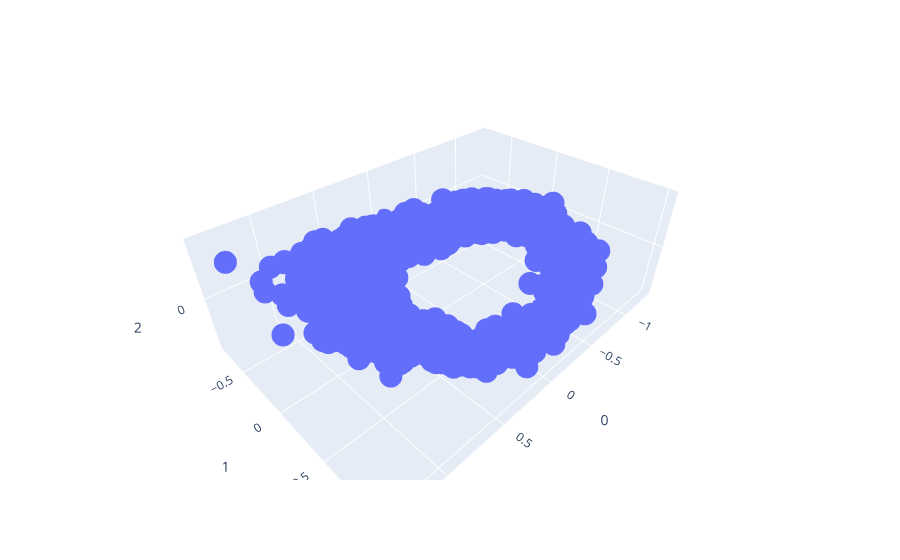

Notebook code cell kept with this figure:
### Code cell
# PCA projection of the activity of the grid cells in 3D

pca3D = PCA(n_components=3)
pca3D.fit(activity.T)

embedding = pca3D.transform(activity.T)

print(embedding.shape)

# from mpl_toolkits.mplot3d import Axes3D

# fig = plt.figure()
# ax = fig.add_subplot(111, projection='3d')

# ax.scatter(embedding[:, 0], embedding[:, 1], embedding[:, 2], s=10)
# ax.set_aspect('equal', 'datalim')
# plt.title('PCA projection of the activity of the grid cells', fontsize=12)

# plt.show()

# Make interactive 3D plot for notebook
import plotly.express as px
fig = px.scatter_3d(embedding, x=0, y=1, z=2)
fig.show()

### Figure 1 — Plotly figure (JSON) as saved in the notebook; plotly's stock layout.template omitted (floating-point values rounded to 4 significant figures; data arrays with more than 128 entries replaced by an {"elided": "..."} marker saying what was removed)
{"data": [{"hovertemplate": "0=%{x}<br>1=%{y}<br>2=%{z}<extra></extra>", "legendgroup": "", "marker": {"color": "#636efa", "symbol": "circle"}, "mode": "markers", "name": "", "scene": "scene", "showlegend": false, "type": "scatter3d", "x": {"elided": "2000 float values"}, "y": {"elided": "2000 float values"}, "z": {"elided": "2000 float values"}}], "layout": {"legend": {"tracegroupgap": 0}, "margin": {"t": 60}, "scene": {"domain": {"x": [0, 1], "y": [0, 1]}, "xaxis": {"title": {"text": "0"}}, "yaxis": {"title": {"text": "1"}}, "zaxis": {"title": {"text": "2"}}}}}
